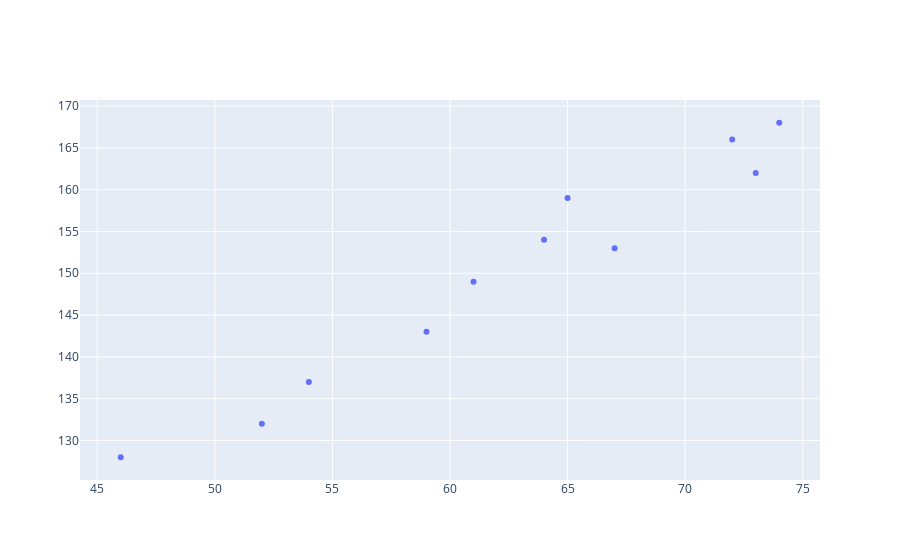

The notebook cell this image was saved under:
### Code cell
fig = go.Figure()
fig.add_trace(go.Scatter(x=age,y=bp,mode ='markers'))
fig.show()

### Figure 1 — Plotly figure (JSON) as saved in the notebook; plotly's stock layout.template omitted (floating-point values rounded to 4 significant figures)
{"data": [{"mode": "markers", "type": "scatter", "x": [52, 59, 67, 73, 64, 74, 54, 61, 65, 46, 72], "y": [132, 143, 153, 162, 154, 168, 137, 149, 159, 128, 166]}], "layout": {"autosize": true, "xaxis": {"autorange": true, "range": [44.29, 75.71], "type": "linear"}, "yaxis": {"autorange": true, "range": [125.1, 170.9], "type": "linear"}}}
